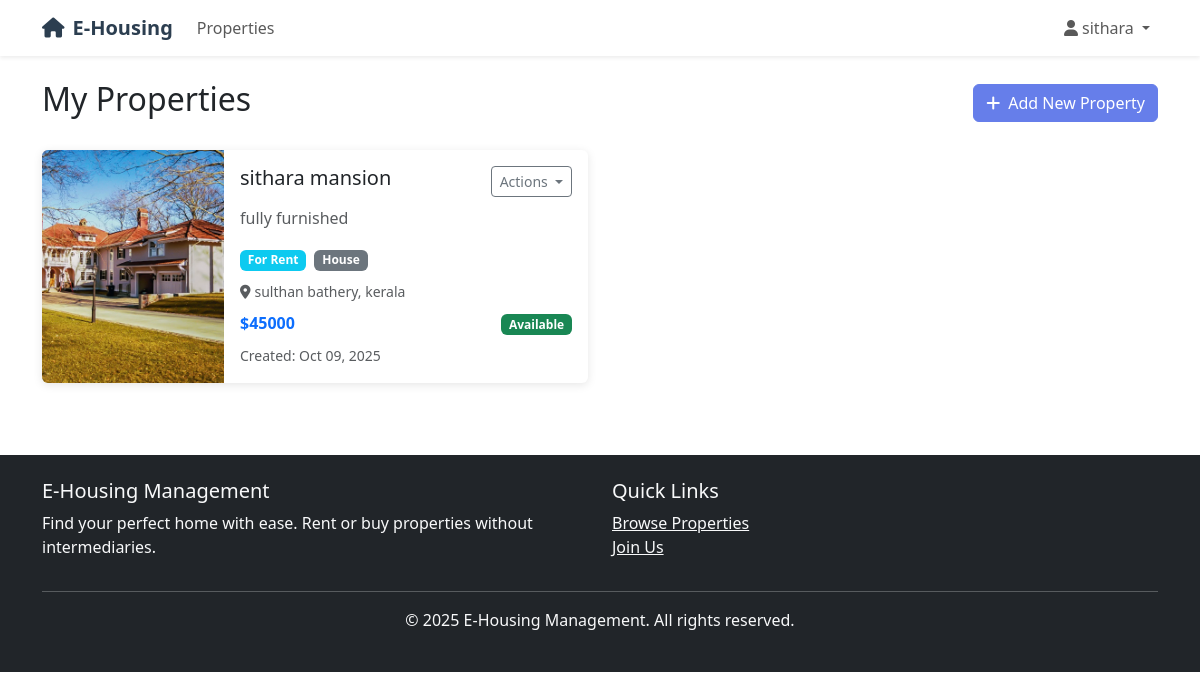
Screenshot of /properties/my-properties/ (signed in) with the database file from the repository.
### accounts/models.py (models this page shows, shortened)
class User(AbstractUser):
    USER_TYPES = (
        ('buyer', 'Buyer/Tenant'),
        ('owner', 'Property Owner'),
        ('admin', 'Administrator'),
    )
    user_type = models.CharField(max_length=10, choices=USER_TYPES, default='buyer')
    is_approved = models.BooleanField(default=False)
    email = models.EmailField(unique=True)

### properties/models.py (models this page shows, shortened)
class Property(models.Model):
    PROPERTY_TYPES = (
        ('rent', 'For Rent'),
        ('sell', 'For Sale'),
    )
    PROPERTY_CATEGORIES = (
        ('apartment', 'Apartment'),
        ('house', 'House'),
        ('villa', 'Villa'),
        ('studio', 'Studio'),
        ('room', 'Room'),
        ('commercial', 'Commercial'),
    )
    owner = models.ForeignKey(User, on_delete=models.CASCADE, related_name='properties')
    title = models.CharField(max_length=200)
    description = models.TextField()
    property_type = models.CharField(max_length=10, choices=PROPERTY_TYPES)
    category = models.CharField(max_length=20, choices=PROPERTY_CATEGORIES)
    price = models.DecimalField(max_digits=12, decimal_places=2)
    bedrooms = models.PositiveIntegerField(default=1)
    bathrooms = models.PositiveIntegerField(default=1)
    area = models.PositiveIntegerField(help_text='Area in square feet')
    address = models.TextField()
    city = models.CharField(max_length=100)
    state = models.CharField(max_length=100)
    pincode = models.CharField(max_length=10)
    is_approved = models.BooleanField(default=False)
    is_available = models.BooleanField(default=True)
    created_at = models.DateTimeField(auto_now_add=True)
    updated_at = models.DateTimeField(auto_now=True)
    parking = models.BooleanField(default=False)
    furnished = models.BooleanField(default=False)
    balcony = models.BooleanField(default=False)
    gym = models.BooleanField(default=False)
    swimming_pool = models.BooleanField(default=False)
    class Meta:
        ordering = ['-created_at']
        verbose_name_plural = 'Properties'
    def get_main_image(self):
        main_image = self.images.first()
        return main_image.image.url if main_image else None

class PropertyImage(models.Model):
    property = models.ForeignKey(Property, on_delete=models.CASCADE, related_name='images')
    image = models.ImageField(upload_to='properties/')
    caption = models.CharField(max_length=200, blank=True)
    created_at = models.DateTimeField(auto_now_add=True)
    class Meta:
        ordering = ['created_at']

### properties/views.py (the view)
# urls.py: path('my-properties/', views.my_properties, name='my_properties'),
@login_required
def my_properties(request):
    if request.user.user_type != 'owner':
        messages.error(request, 'Access denied.')
        return redirect('home')
    properties = Property.objects.filter(owner=request.user).order_by('-created_at')
    paginator = Paginator(properties, 10)
    page_number = request.GET.get('page')
    properties = paginator.get_page(page_number)
    return render(request, 'properties/my_properties.html', {'properties': properties})

### templates/properties/my_properties.html (shortened to what this page needs)
{% extends 'base.html' %}
{% block content %}
<div class="container mt-4">
    <div class="d-flex justify-content-between align-items-center mb-4">
        <h2>My Properties</h2>
        <a href="{% url 'properties:add' %}" class="btn btn-primary">
            <i class="fas fa-plus me-2"></i>Add New Property
        </a>
    </div>
    {% if properties %}
        <div class="row">
            {% for property in properties %}
                <div class="col-lg-6 mb-4">
                    <div class="card property-card">
                        <div class="row g-0">
                            <div class="col-md-4">
                                {% if property.get_main_image %}
                                    <img src="{{ property.get_main_image }}" class="img-fluid rounded-start h-100"
                                         alt="{{ property.title }}" style="object-fit: cover;">
                                {% else %}
                                    <div class="bg-light d-flex align-items-center justify-content-center rounded-start h-100">
                                        <i class="fas fa-home fa-3x text-muted"></i>
                                    </div>
                                {% endif %}
                            </div>
                            <div class="col-md-8">
                                <div class="card-body">
                                    <div class="d-flex justify-content-between align-items-start mb-2">
                                        <h5 class="card-title">{{ property.title }}</h5>
                                        <div class="dropdown">
                                            <button class="btn btn-outline-secondary btn-sm dropdown-toggle" type="button"
                                                    data-bs-toggle="dropdown">
                                                Actions
                                            </button>
                                        </div>
                                    </div>
                                    <p class="card-text text-muted">{{ property.description|truncatewords:10 }}</p>
                                    <div class="mb-2">
                                        <span class="badge bg-{% if property.property_type == 'rent' %}info{% else %}success{% endif %} me-1">
                                            {{ property.get_property_type_display }}
                                        </span>
                                        <span class="badge bg-secondary">{{ property.get_category_display }}</span>
                                    </div>
                                    <div class="mb-2">
                                        <small class="text-muted">
                                            <i class="fas fa-map-marker-alt me-1"></i>{{ property.city }}, {{ property.state }}
                                        </small>
                                    </div>
                                    <div class="d-flex justify-content-between align-items-center">
                                        <span class="text-primary fw-bold">${{ property.price|floatformat:0 }}</span>
                                        <div>
                                            {% if property.is_approved %}
                                                {% if property.is_available %}
                                                    <span class="badge bg-success">Available</span>
                                                {% else %}
                                                    <span class="badge bg-warning">Unavailable</span>
                                                {% endif %}
                                            {% else %}
                                                <span class="badge bg-secondary">Pending Approval</span>
                                            {% endif %}
                                        </div>
                                    </div>
                                    <div class="mt-2">
                                        <small class="text-muted">
                                            Created: {{ property.created_at|date:"M d, Y" }}
                                        </small>
                                    </div>
                                </div>
                            </div>
                        </div>
                    </div>
                </div>
            {% endfor %}
        </div>
    {% endif %}
</div>
{% endblock %}

### templates/base.html (shortened to what this page needs)
<!DOCTYPE html>
<html lang="en">
<head>
    <link href="https://cdn.jsdelivr.net/npm/bootstrap@5.3.0/dist/css/bootstrap.min.css" rel="stylesheet">
    <link href="https://cdnjs.cloudflare.com/ajax/libs/font-awesome/6.0.0/css/all.min.css" rel="stylesheet">
</head>
<body>
    <nav class="navbar navbar-expand-lg navbar-light bg-white shadow-sm">
        <div class="container">
            <a class="navbar-brand" href="{% url 'home' %}">
                <i class="fas fa-home me-2"></i>E-Housing
            </a>
            <div class="collapse navbar-collapse" id="navbarNav">
                <ul class="navbar-nav me-auto">
                    <li class="nav-item">
                        <a class="nav-link" href="{% url 'properties:list' %}">Properties</a>
                    </li>
                </ul>
                <ul class="navbar-nav">
                    {% if user.is_authenticated %}
                        <li class="nav-item dropdown">
                            <a class="nav-link dropdown-toggle" href="#" id="navbarDropdown" role="button" data-bs-toggle="dropdown">
                                <i class="fas fa-user me-1"></i>{{ user.username }}
                            </a>
                        </li>
                    {% endif %}
                </ul>
            </div>
        </div>
    </nav>
    <main>
        {% block content %}
        {% endblock %}
    </main>
    <footer class="bg-dark text-light py-4 mt-5">
        <div class="container">
            <div class="row">
                <div class="col-md-6">
                    <h5>E-Housing Management</h5>
                    <p>Find your perfect home with ease. Rent or buy properties without intermediaries.</p>
                </div>
                <div class="col-md-6">
                    <h5>Quick Links</h5>
                    <ul class="list-unstyled">
                        <li><a href="{% url 'properties:list' %}" class="text-light">Browse Properties</a></li>
                        <li><a href="{% url 'accounts:register' %}" class="text-light">Join Us</a></li>
                    </ul>
                </div>
            </div>
            <hr>
            <div class="text-center">
                <p>&copy; 2025 E-Housing Management. All rights reserved.</p>
            </div>
        </div>
    </footer>
</body>
</html>

### templates/base.html (style rules this page uses)
.navbar-brand { font-weight: bold; color: #2c3e50 !important; }
.property-card { transition: transform 0.2s; border: none; box-shadow: 0 2px 10px rgba(0,0,0,0.1); }
.btn-primary { background-color: #667eea; border-color: #667eea; }

### rows the page displays
User: username "sithara"
Property: get_main_image (picture), title "sithara mansion", description "fully furnished", property_type "For Rent", category "House", city "sulthan bathery", state "kerala", price "45000", is_approved "Available", created_at "Oct 09, 2025"
